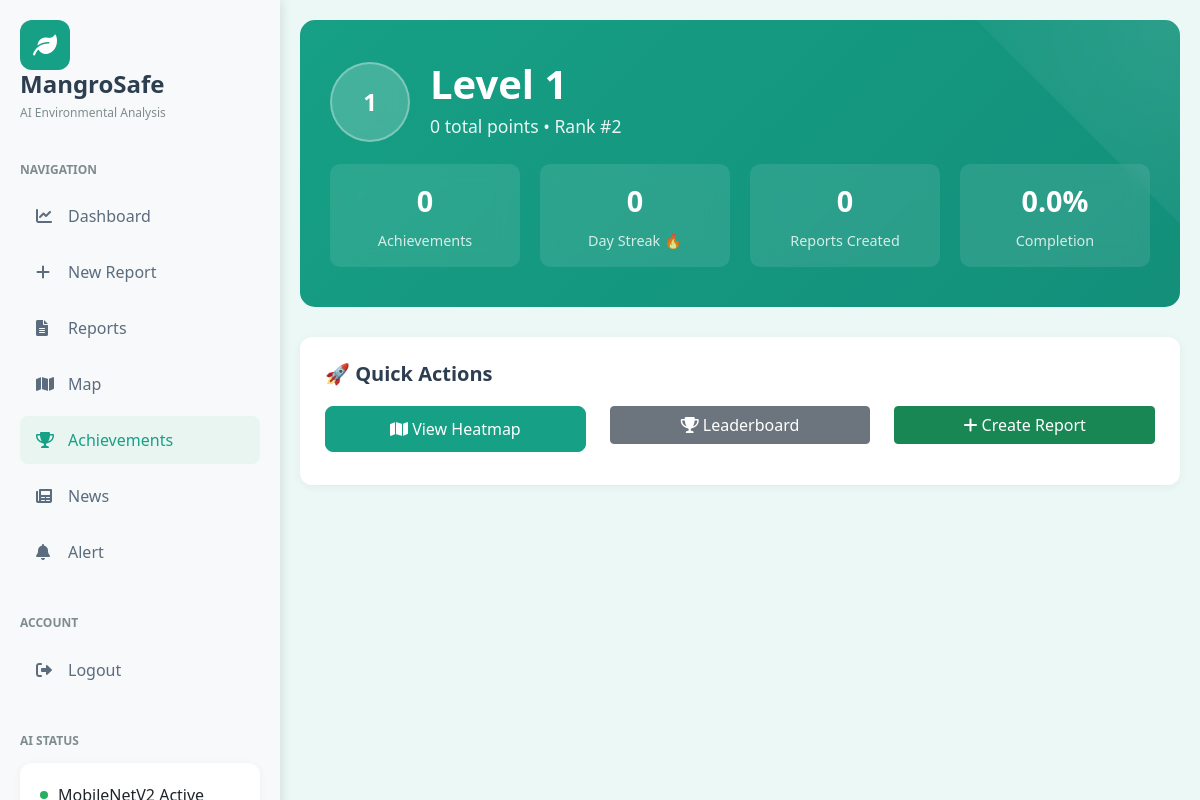
The page /achievements/ (signed in) on the database its author committed.
### achievements/models.py (models this page shows, shortened)
class UserStats(models.Model):
    user = models.OneToOneField(User, on_delete=models.CASCADE, related_name='stats')
    reports_created = models.IntegerField(default=0)
    reports_validated = models.IntegerField(default=0)
    high_severity_found = models.IntegerField(default=0)
    map_views = models.IntegerField(default=0)
    streak_current = models.IntegerField(default=0)
    streak_best = models.IntegerField(default=0)
    last_activity = models.DateTimeField(auto_now=True)
    validation_accuracy = models.FloatField(default=0.0, validators=[MinValueValidator(0), MaxValueValidator(100)])
    locations_reported = models.JSONField(default=list, help_text="List of unique location coordinates")
    report_types_used = models.JSONField(default=list, help_text="List of report types used")
    total_points = models.IntegerField(default=0)
    achievements_unlocked = models.IntegerField(default=0)
    level = models.IntegerField(default=1)
    helpful_validations = models.IntegerField(default=0)
    community_contributions = models.IntegerField(default=0)

### achievements/views.py (the view)
# urls.py: path('', views.achievements_dashboard, name='achievements_dashboard'),
def achievements_dashboard(request):
    try:
        progress_summary = AchievementService.get_user_progress_summary(request.user)
        categories = Achievement.CATEGORY_CHOICES
        achievements_by_category = {}
        for category_key, category_name in categories:
            user_achievements = UserAchievement.objects.filter(
                user=request.user,
                achievement__category=category_key,
                achievement__is_active=True
            ).select_related('achievement').order_by('achievement__tier', 'achievement__target_value')
            achievements_by_category[category_key] = {
                'name': category_name,
                'achievements': user_achievements
            }
        recent_notifications = AchievementService.get_unread_notifications(request.user)[:5]
        context = {
            'progress_summary': progress_summary,
            'achievements_by_category': achievements_by_category,
            'recent_notifications': recent_notifications,
            'page_title': 'Achievements Dashboard'
        }
        return render(request, 'achievements/dashboard.html', context)
    except Exception as e:
        return render(request, 'achievements/dashboard.html', {
            'error': str(e),
            'page_title': 'Achievements Error'
        })

### achievements/services.py (called while the page is built)
    @staticmethod
    def get_or_create_user_stats(user):
        stats, created = UserStats.objects.get_or_create(
            user=user,
            defaults={
                'reports_created': 0,
                'reports_validated': 0,
                'map_views': 0,
                'streak_current': 0,
                'streak_best': 0,
                'validation_accuracy': 0.0,
                'total_points': 0,
                'achievements_unlocked': 0,
                'level': 1,
            }
        )
        return stats

    @staticmethod
    def get_points_for_next_level(current_level):
        points_for_next = 100 + (current_level * 50)
        return points_for_next

    @staticmethod
    def get_unread_notifications(user):
        return AchievementNotification.objects.filter(
            user=user,
            is_read=False
        ).select_related('achievement').order_by('-created_at')

### achievements/templates/achievements/dashboard.html (shortened to what this page needs)
{% extends 'dashboard/base.html' %}
{% load static %}
{% block extra_css %}
    <link rel="stylesheet" href="{% static 'achievements/css/achievements.css' %}" />
{% endblock %}
{% block content %}
    <div class="achievements-content">
        <div class="achievements-header fade-in">
            <div class="user-level">
                <div class="level-badge">
                    {{ progress_summary.stats.level }}
                </div>
                <div class="level-info">
                    <h1>Level {{ progress_summary.stats.level }}</h1>
                    <p class="level-subtitle">{{ progress_summary.stats.total_points }} total points • Rank #{{ progress_summary.user_rank }}</p>
                </div>
            </div>
            <div class="progress-stats">
                <div class="stat-item">
                    <span class="stat-value">{{ progress_summary.unlocked_count }}</span>
                    <span class="stat-label">Achievements</span>
                </div>
                <div class="stat-item">
                    <span class="stat-value">{{ progress_summary.stats.streak_current }}</span>
                    <span class="stat-label">Day Streak 🔥</span>
                </div>
                <div class="stat-item">
                    <span class="stat-value">{{ progress_summary.stats.reports_created }}</span>
                    <span class="stat-label">Reports Created</span>
                </div>
                <div class="stat-item">
                    <span class="stat-value">{{ progress_summary.completion_percentage }}%</span>
                    <span class="stat-label">Completion</span>
                </div>
            </div>
        </div>
        <div class="content-card">
            <h5>🚀 Quick Actions</h5>
            <div class="row">
                <div class="col-md-4">
                    <a href="{% url 'heatmap' %}" class="btn btn-primary w-100 mb-2">
                        <i class="fas fa-map"></i> View Heatmap
                    </a>
                </div>
                <div class="col-md-4">
                    <a href="{% url 'achievements_leaderboard' %}" class="btn btn-secondary w-100 mb-2">
                        <i class="fas fa-trophy"></i> Leaderboard
                    </a>
                </div>
                <div class="col-md-4">
                    <a href="{% url 'new_analysis' %}" class="btn btn-success w-100 mb-2">
                        <i class="fas fa-plus"></i> Create Report
                    </a>
                </div>
            </div>
        </div>
    </div>
{% endblock %}

### achievements/static/achievements/css/achievements.css (style rules this page uses)
:root { --achievement-bronze: #CD7F32; --achievement-silver: #C0C0C0; --achievement-gold: #FFD700; --achievement-platinum: #E5E4E2; --achievement-diamond: #B9F2FF; --achievement-legendary: #FF69B4; --success-color: #28a745; --primary-color: #16a085; --shadow-light: 0 2px 10px rgba(0,0,0,0.1); --shadow-medium: 0 4px 20px rgba(0,0,0,0.15); --transition: all 0.3s ease; }
.achievements-header { background: linear-gradient(135deg, var(--primary-color), #138f7a); color: white; padding: 40px 30px; border-radius: 15px; margin-bottom: 30px; position: relative; overflow: hidden; }
.achievements-header::before { content: ''; position: absolute; top: -50%; right: -50%; width: 100%; height: 100%; background: radial-gradient(circle, rgba(255,255,255,0.1) 0%, transparent 70%); transform: rotate(45deg); }
.user-level { display: flex; align-items: center; gap: 20px; margin-bottom: 20px; }
.level-badge { background: rgba(255,255,255,0.2); border: 2px solid rgba(255,255,255,0.3); border-radius: 50%; width: 80px; height: 80px; display: flex; align-items: center; justify-content: center; font-size: 24px; font-weight: bold; backdrop-filter: blur(10px); }
.level-info h1 { margin: 0; font-size: 2.5rem; font-weight: 700; }
.level-info .level-subtitle { opacity: 0.9; font-size: 1.1rem; margin: 5px 0; }
.progress-stats { display: grid; grid-template-columns: repeat(auto-fit, minmax(150px, 1fr)); gap: 20px; margin-top: 20px; }
.stat-item { text-align: center; background: rgba(255,255,255,0.1); padding: 15px; border-radius: 10px; backdrop-filter: blur(10px); }
.stat-value { display: block; font-size: 1.8rem; font-weight: bold; margin-bottom: 5px; }
.stat-label { font-size: 0.9rem; opacity: 0.8; }
.fade-in { animation: fadeIn 0.5s ease-out; }

### dashboard/templates/dashboard/base.html (style rules this page uses)
:root { --primary-color: #16a085; --secondary-color: #27ae60; --danger-color: #e74c3c; --warning-color: #f39c12; --info-color: #3498db; --light-bg: #ecf8f5; --sidebar-bg: #f8f9fa; }
body { background-color: var(--light-bg); font-family: 'Segoe UI', Tahoma, Geneva, Verdana, sans-serif; }
.content-card { background: white; border-radius: 12px; padding: 25px; box-shadow: 0 2px 10px rgba(0, 0, 0, 0.05); margin-bottom: 30px; }
.content-card h5 { margin-bottom: 20px; color: #2c3e50; font-weight: 600; }
.btn-primary { background-color: var(--primary-color); border-color: var(--primary-color); border-radius: 8px; padding: 10px 20px; font-weight: 500; }

### rows shown on the page
UserStats: stats.level "1", stats.total_points "0", stats.streak_current "0", stats.reports_created "0"

### other values the page prints
{{ progress_summary.user_rank }} "2"
{{ progress_summary.unlocked_count }} "0"
{{ progress_summary.completion_percentage }} "0.0"
